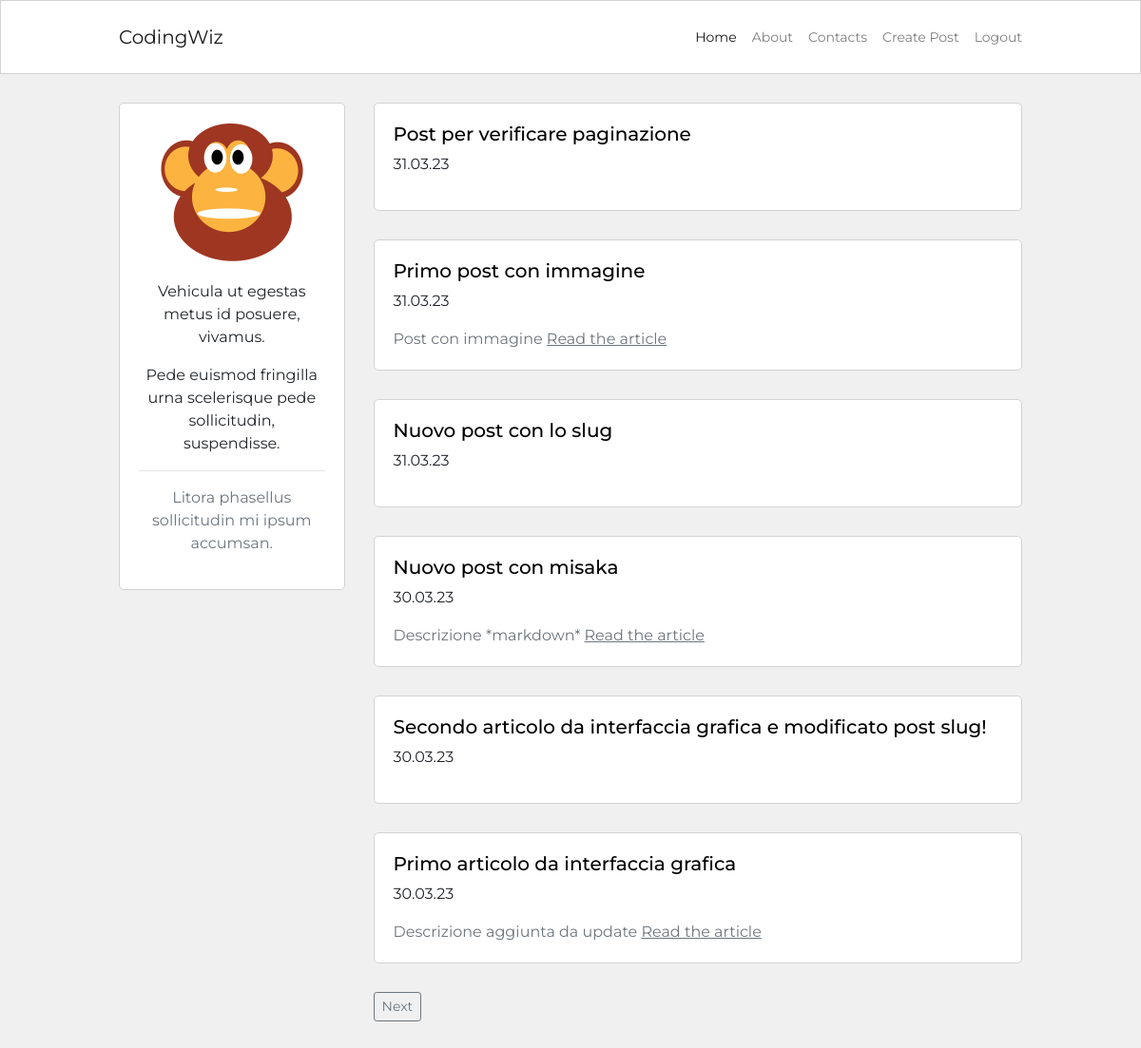
Screenshot of / (signed in) with the database file from the repository.
### blog/models.py (models this page shows, shortened)
class Post(db.Model):
    id = db.Column(db.Integer, primary_key=True)
    user_id = db.Column(db.Integer, db.ForeignKey('user.id'), nullable=False)
    created_at = db.Column(db.DateTime, default=datetime.now)
    title = db.Column(db.String(120), nullable=False)
    description = db.Column(db.String(240))
    body = db.Column(db.Text(), nullable=False)
    slug = db.Column(db.String(250))
    image = db.Column(db.String(120))

### blog/routes.py (the view)
@app.route("/")
def homepage():
    page_number = request.args.get('page', 1, type=int)
    posts = Post.query.order_by(Post.created_at.desc()).paginate(
        page=page_number, per_page=6)
    if posts.has_next:
        next_page = url_for('homepage', page=posts.next_num)
    else:
        next_page = None
    if posts.has_prev:
        prev_page = url_for('homepage', page=posts.prev_num)
    else:
        prev_page = None
    return render_template("homepage.html", posts=posts,
                           current_page=page_number, next_page=next_page,
                           previous_page=prev_page)

### blog/models.py (called while the page is built)
@login_manager.user_loader
def load_user(id):
    return User.query.get(int(id))

### blog/templates/homepage.html (shortened to what this page needs)
{% extends 'base.html' %}
{% block content %}
    <div class="container content-container">
        <div class="row no-gutters">
            <div class="col-md-9 order-md-2">
                {% for post in posts.items %}
                <div class="single-post-home">
                    <h5>
                        <a class="custom-link" href="{{ url_for('post_detail', post_slug=post.slug) }}">{{ post.title }}</a>
                    </h5>
                    <p class="p-small-created-date">{{ post.created_at.strftime('%d.%m.%y') }}</p>
                    {% if post.description %}
                    <p class="p-small-description text-muted mb-0">
                        {{ post.description }}
                        <a class="custom-link read-more" href="{{ url_for('post_detail', post_slug=post.slug) }}">Read the article</a>
                    </p>
                    {% endif %}
                </div>
                {% endfor %}
                <div class="pagination-block">
                    {% if next_page %}
                    <a class="btn btn-sm btn-outline-secondary" href="{{ next_page }}">Next</a>
                    {% endif %}
                </div>
            </div>
            <div class="col-md-3 order-md-1">
                {% include 'about_me_snippet.html' %}
            </div>
        </div>
    </div>
{% endblock content %}

### blog/static/blog.css (style rules this page uses)
html, body { font-family: 'Montserrat', sans-serif; background-color: #f0f0f0; }
.content-container { max-width: 950px; margin-top: 30px; margin-bottom: 30px; padding: 0px; }
.single-post-home { background-color: #fff; border: 1px solid #d3d3d3; border-radius: 5px; padding: 20px; margin-bottom: 30px; }
.custom-link { color: #000; }
.read-more { color: #6c757d; text-decoration: underline; }
.pagination-block { margin-left: 30px; margin-bottom: 30px; }
@media (min-width: 768px) { .single-post-home { margin-left: 30px; } }

### rows the page displays
Post: title "Post per verificare paginazione", created_at "31.03.23"
Post: title "Primo post con immagine", created_at "31.03.23", description "Post con immagine"
Post: title "Nuovo post con lo slug", created_at "31.03.23"
Post: title "Nuovo post con misaka", created_at "30.03.23", description "Descrizione *markdown*"
Post: title "Secondo articolo da interfaccia grafica e modificato post slug!", created_at "30.03.23"
Post: title "Primo articolo da interfaccia grafica", created_at "30.03.23", description "Descrizione aggiunta da update"
